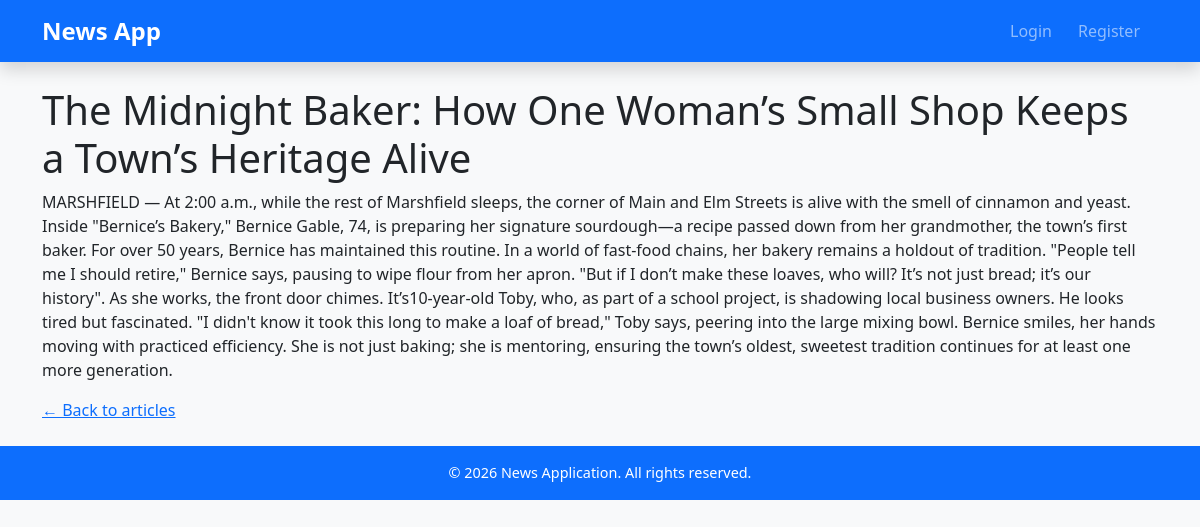
/articles/1/, run on the app's committed database.
### news_app/models.py (models this page shows, shortened)
class Article(models.Model):
    title = models.CharField(max_length=200)
    content = models.TextField()
    author = models.ForeignKey(
        settings.AUTH_USER_MODEL,
        on_delete=models.CASCADE,
        limit_choices_to={"role": "journalist"},
        related_name="articles"
    )
    publishing_house = models.ForeignKey(
        PublishingHouse,
        null=True,
        blank=True,
        on_delete=models.SET_NULL,
        related_name="articles"
    )
    approved = models.BooleanField(default=False)
    notified = models.BooleanField(default=False)
    created_at = models.DateTimeField(auto_now_add=True)

### news_app/views.py (the view)
def article_detail(request, article_id):
    article = get_object_or_404(
        Article,
        id=article_id,
        approved=True
    )
    return render(
        request,
        "news_app/article_detail.html",
        {"article": article}
    )

### news_app/templates/news_app/article_detail.html
{% extends "news_app/base.html" %}
{% block content %}
<h1>{{ article.title }}</h1>
<p>
    {{ article.content }}
</p>
<a href="{% url 'article_list' %}">← Back to articles</a>
{% endblock %}

### news_app/static/news_app/static/news_app/css/styles.css (style rules this page uses)
body { font-family: 'Segoe UI', Tahoma, Geneva, Verdana, sans-serif; background-color: #f8f9fa; }

### data on the page
Article: title "The Midnight Baker: How One Woman’s Small Shop Keeps a Town’s Heritage Alive", content "MARSHFIELD — At 2:00 a.m., while the rest of Marshfield sleeps, the corner of Main and Elm Streets is alive with the smell of cinnamon and yeast. Inside \"Bernice’s Bakery,\" Bernice Gable, 74, is preparing her signature sourdough—a recipe passed down from her grandmother, the town’s first baker. For over 50 years, Bernice has maintained this routine. In a world of fast-food chains, her bakery remains a holdout of tradition. \"People tell me I should retire,\" Bernice says, pausing to wipe flour from her apron. \"But if I don’t make these loaves, who will? It’s not just bread; it’s our history\". As she works, the front door chimes. It’s10-year-old Toby, who, as part of a school project, is…"
